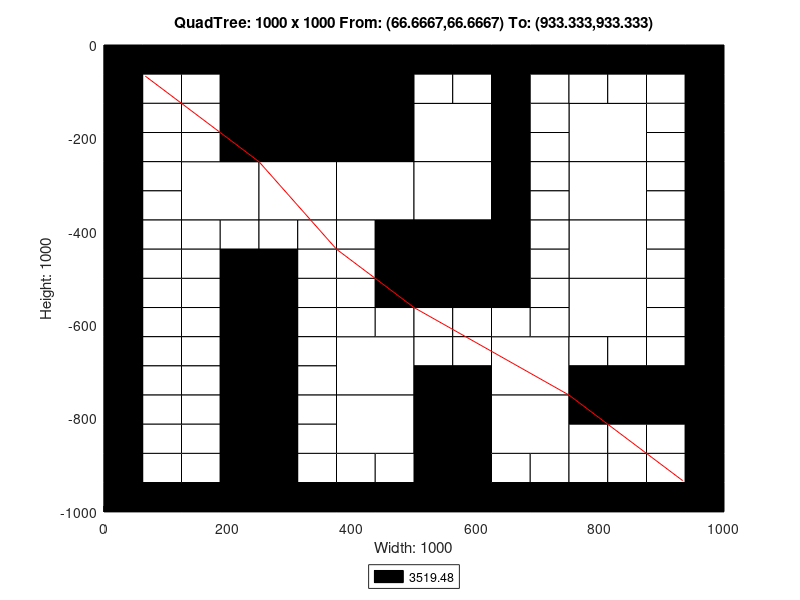

Reproduce this figure in MATLAB.
axis([0 1000 -1000 0]);
title('QuadTree: 1000 x 1000 From: (66.6667,66.6667) To: (933.333,933.333)');
xlabel('Width: 1000');
ylabel('Height: 1000');
rectangle('Position',[250 -250 250 250], 'FaceColor',[0 0 0]);
rectangle('Position',[125 -375 125 125], 'FaceColor',[1 1 1]);
rectangle('Position',[250 -375 125 125], 'FaceColor',[1 1 1]);
rectangle('Position',[375 -375 125 125], 'FaceColor',[1 1 1]);
rectangle('Position',[500 -250 125 125], 'FaceColor',[1 1 1]);
rectangle('Position',[750 -250 125 125], 'FaceColor',[1 1 1]);
rectangle('Position',[500 -375 125 125], 'FaceColor',[1 1 1]);
rectangle('Position',[500 -500 125 125], 'FaceColor',[0 0 0]);
rectangle('Position',[750 -375 125 125], 'FaceColor',[1 1 1]);
rectangle('Position',[750 -500 125 125], 'FaceColor',[1 1 1]);
rectangle('Position',[375 -750 125 125], 'FaceColor',[1 1 1]);
rectangle('Position',[375 -875 125 125], 'FaceColor',[1 1 1]);
rectangle('Position',[625 -750 125 125], 'FaceColor',[1 1 1]);
rectangle('Position',[750 -625 125 125], 'FaceColor',[1 1 1]);
rectangle('Position',[500 -875 125 125], 'FaceColor',[0 0 0]);
rectangle('Position',[625 -875 125 125], 'FaceColor',[1 1 1]);
rectangle('Position',[500 -1000 125 125], 'FaceColor',[0 0 0]);
rectangle('Position',[0 -62.5 62.5 62.5], 'FaceColor',[0 0 0]);
rectangle('Position',[62.5 -62.5 62.5 62.5], 'FaceColor',[0 0 0]);
rectangle('Position',[0 -125 62.5 62.5], 'FaceColor',[0 0 0]);
rectangle('Position',[62.5 -125 62.5 62.5], 'FaceColor',[1 1 1]);
rectangle('Position',[125 -62.5 62.5 62.5], 'FaceColor',[0 0 0]);
rectangle('Position',[187.5 -62.5 62.5 62.5], 'FaceColor',[0 0 0]);
rectangle('Position',[125 -125 62.5 62.5], 'FaceColor',[1 1 1]);
rectangle('Position',[187.5 -125 62.5 62.5], 'FaceColor',[0 0 0]);
rectangle('Position',[0 -187.5 62.5 62.5], 'FaceColor',[0 0 0]);
rectangle('Position',[62.5 -187.5 62.5 62.5], 'FaceColor',[1 1 1]);
rectangle('Position',[0 -250 62.5 62.5], 'FaceColor',[0 0 0]);
rectangle('Position',[62.5 -250 62.5 62.5], 'FaceColor',[1 1 1]);
rectangle('Position',[125 -187.5 62.5 62.5], 'FaceColor',[1 1 1]);
rectangle('Position',[187.5 -187.5 62.5 62.5], 'FaceColor',[0 0 0]);
rectangle('Position',[125 -250 62.5 62.5], 'FaceColor',[1 1 1]);
rectangle('Position',[187.5 -250 62.5 62.5], 'FaceColor',[0 0 0]);
rectangle('Position',[0 -312.5 62.5 62.5], 'FaceColor',[0 0 0]);
rectangle('Position',[62.5 -312.5 62.5 62.5], 'FaceColor',[1 1 1]);
rectangle('Position',[0 -375 62.5 62.5], 'FaceColor',[0 0 0]);
rectangle('Position',[62.5 -375 62.5 62.5], 'FaceColor',[1 1 1]);
rectangle('Position',[0 -437.5 62.5 62.5], 'FaceColor',[0 0 0]);
rectangle('Position',[62.5 -437.5 62.5 62.5], 'FaceColor',[1 1 1]);
rectangle('Position',[0 -500 62.5 62.5], 'FaceColor',[0 0 0]);
rectangle('Position',[62.5 -500 62.5 62.5], 'FaceColor',[1 1 1]);
rectangle('Position',[125 -437.5 62.5 62.5], 'FaceColor',[1 1 1]);
rectangle('Position',[187.5 -437.5 62.5 62.5], 'FaceColor',[1 1 1]);
rectangle('Position',[125 -500 62.5 62.5], 'FaceColor',[1 1 1]);
rectangle('Position',[187.5 -500 62.5 62.5], 'FaceColor',[0 0 0]);
rectangle('Position',[250 -437.5 62.5 62.5], 'FaceColor',[1 1 1]);
rectangle('Position',[312.5 -437.5 62.5 62.5], 'FaceColor',[1 1 1]);
rectangle('Position',[250 -500 62.5 62.5], 'FaceColor',[0 0 0]);
rectangle('Position',[312.5 -500 62.5 62.5], 'FaceColor',[1 1 1]);
rectangle('Position',[375 -437.5 62.5 62.5], 'FaceColor',[1 1 1]);
rectangle('Position',[437.5 -437.5 62.5 62.5], 'FaceColor',[0 0 0]);
rectangle('Position',[375 -500 62.5 62.5], 'FaceColor',[1 1 1]);
rectangle('Position',[437.5 -500 62.5 62.5], 'FaceColor',[0 0 0]);
rectangle('Position',[500 -62.5 62.5 62.5], 'FaceColor',[0 0 0]);
rectangle('Position',[562.5 -62.5 62.5 62.5], 'FaceColor',[0 0 0]);
rectangle('Position',[500 -125 62.5 62.5], 'FaceColor',[1 1 1]);
rectangle('Position',[562.5 -125 62.5 62.5], 'FaceColor',[1 1 1]);
rectangle('Position',[625 -62.5 62.5 62.5], 'FaceColor',[0 0 0]);
rectangle('Position',[687.5 -62.5 62.5 62.5], 'FaceColor',[0 0 0]);
rectangle('Position',[625 -125 62.5 62.5], 'FaceColor',[0 0 0]);
rectangle('Position',[687.5 -125 62.5 62.5], 'FaceColor',[1 1 1]);
rectangle('Position',[625 -187.5 62.5 62.5], 'FaceColor',[0 0 0]);
rectangle('Position',[687.5 -187.5 62.5 62.5], 'FaceColor',[1 1 1]);
rectangle('Position',[625 -250 62.5 62.5], 'FaceColor',[0 0 0]);
rectangle('Position',[687.5 -250 62.5 62.5], 'FaceColor',[1 1 1]);
rectangle('Position',[750 -62.5 62.5 62.5], 'FaceColor',[0 0 0]);
rectangle('Position',[812.5 -62.5 62.5 62.5], 'FaceColor',[0 0 0]);
rectangle('Position',[750 -125 62.5 62.5], 'FaceColor',[1 1 1]);
rectangle('Position',[812.5 -125 62.5 62.5], 'FaceColor',[1 1 1]);
rectangle('Position',[875 -62.5 62.5 62.5], 'FaceColor',[0 0 0]);
rectangle('Position',[937.5 -62.5 62.5 62.5], 'FaceColor',[0 0 0]);
rectangle('Position',[875 -125 62.5 62.5], 'FaceColor',[1 1 1]);
rectangle('Position',[937.5 -125 62.5 62.5], 'FaceColor',[0 0 0]);
rectangle('Position',[875 -187.5 62.5 62.5], 'FaceColor',[1 1 1]);
rectangle('Position',[937.5 -187.5 62.5 62.5], 'FaceColor',[0 0 0]);
rectangle('Position',[875 -250 62.5 62.5], 'FaceColor',[1 1 1]);
rectangle('Position',[937.5 -250 62.5 62.5], 'FaceColor',[0 0 0]);
rectangle('Position',[625 -312.5 62.5 62.5], 'FaceColor',[0 0 0]);
rectangle('Position',[687.5 -312.5 62.5 62.5], 'FaceColor',[1 1 1]);
rectangle('Position',[625 -375 62.5 62.5], 'FaceColor',[0 0 0]);
rectangle('Position',[687.5 -375 62.5 62.5], 'FaceColor',[1 1 1]);
rectangle('Position',[625 -437.5 62.5 62.5], 'FaceColor',[0 0 0]);
rectangle('Position',[687.5 -437.5 62.5 62.5], 'FaceColor',[1 1 1]);
rectangle('Position',[625 -500 62.5 62.5], 'FaceColor',[0 0 0]);
rectangle('Position',[687.5 -500 62.5 62.5], 'FaceColor',[1 1 1]);
rectangle('Position',[875 -312.5 62.5 62.5], 'FaceColor',[1 1 1]);
rectangle('Position',[937.5 -312.5 62.5 62.5], 'FaceColor',[0 0 0]);
rectangle('Position',[875 -375 62.5 62.5], 'FaceColor',[1 1 1]);
rectangle('Position',[937.5 -375 62.5 62.5], 'FaceColor',[0 0 0]);
rectangle('Position',[875 -437.5 62.5 62.5], 'FaceColor',[1 1 1]);
rectangle('Position',[937.5 -437.5 62.5 62.5], 'FaceColor',[0 0 0]);
rectangle('Position',[875 -500 62.5 62.5], 'FaceColor',[1 1 1]);
rectangle('Position',[937.5 -500 62.5 62.5], 'FaceColor',[0 0 0]);
rectangle('Position',[0 -562.5 62.5 62.5], 'FaceColor',[0 0 0]);
rectangle('Position',[62.5 -562.5 62.5 62.5], 'FaceColor',[1 1 1]);
rectangle('Position',[0 -625 62.5 62.5], 'FaceColor',[0 0 0]);
rectangle('Position',[62.5 -625 62.5 62.5], 'FaceColor',[1 1 1]);
rectangle('Position',[125 -562.5 62.5 62.5], 'FaceColor',[1 1 1]);
rectangle('Position',[187.5 -562.5 62.5 62.5], 'FaceColor',[0 0 0]);
rectangle('Position',[125 -625 62.5 62.5], 'FaceColor',[1 1 1]);
rectangle('Position',[187.5 -625 62.5 62.5], 'FaceColor',[0 0 0]);
rectangle('Position',[0 -687.5 62.5 62.5], 'FaceColor',[0 0 0]);
rectangle('Position',[62.5 -687.5 62.5 62.5], 'FaceColor',[1 1 1]);
rectangle('Position',[0 -750 62.5 62.5], 'FaceColor',[0 0 0]);
rectangle('Position',[62.5 -750 62.5 62.5], 'FaceColor',[1 1 1]);
rectangle('Position',[125 -687.5 62.5 62.5], 'FaceColor',[1 1 1]);
rectangle('Position',[187.5 -687.5 62.5 62.5], 'FaceColor',[0 0 0]);
rectangle('Position',[125 -750 62.5 62.5], 'FaceColor',[1 1 1]);
rectangle('Position',[187.5 -750 62.5 62.5], 'FaceColor',[0 0 0]);
rectangle('Position',[250 -562.5 62.5 62.5], 'FaceColor',[0 0 0]);
rectangle('Position',[312.5 -562.5 62.5 62.5], 'FaceColor',[1 1 1]);
rectangle('Position',[250 -625 62.5 62.5], 'FaceColor',[0 0 0]);
rectangle('Position',[312.5 -625 62.5 62.5], 'FaceColor',[1 1 1]);
rectangle('Position',[375 -562.5 62.5 62.5], 'FaceColor',[1 1 1]);
rectangle('Position',[437.5 -562.5 62.5 62.5], 'FaceColor',[0 0 0]);
rectangle('Position',[375 -625 62.5 62.5], 'FaceColor',[1 1 1]);
rectangle('Position',[437.5 -625 62.5 62.5], 'FaceColor',[1 1 1]);
rectangle('Position',[250 -687.5 62.5 62.5], 'FaceColor',[0 0 0]);
rectangle('Position',[312.5 -687.5 62.5 62.5], 'FaceColor',[1 1 1]);
rectangle('Position',[250 -750 62.5 62.5], 'FaceColor',[0 0 0]);
rectangle('Position',[312.5 -750 62.5 62.5], 'FaceColor',[1 1 1]);
rectangle('Position',[0 -812.5 62.5 62.5], 'FaceColor',[0 0 0]);
rectangle('Position',[62.5 -812.5 62.5 62.5], 'FaceColor',[1 1 1]);
rectangle('Position',[0 -875 62.5 62.5], 'FaceColor',[0 0 0]);
rectangle('Position',[62.5 -875 62.5 62.5], 'FaceColor',[1 1 1]);
rectangle('Position',[125 -812.5 62.5 62.5], 'FaceColor',[1 1 1]);
rectangle('Position',[187.5 -812.5 62.5 62.5], 'FaceColor',[0 0 0]);
rectangle('Position',[125 -875 62.5 62.5], 'FaceColor',[1 1 1]);
rectangle('Position',[187.5 -875 62.5 62.5], 'FaceColor',[0 0 0]);
rectangle('Position',[0 -937.5 62.5 62.5], 'FaceColor',[0 0 0]);
rectangle('Position',[62.5 -937.5 62.5 62.5], 'FaceColor',[1 1 1]);
rectangle('Position',[0 -1000 62.5 62.5], 'FaceColor',[0 0 0]);
rectangle('Position',[62.5 -1000 62.5 62.5], 'FaceColor',[0 0 0]);
rectangle('Position',[125 -937.5 62.5 62.5], 'FaceColor',[1 1 1]);
rectangle('Position',[187.5 -937.5 62.5 62.5], 'FaceColor',[0 0 0]);
rectangle('Position',[125 -1000 62.5 62.5], 'FaceColor',[0 0 0]);
rectangle('Position',[187.5 -1000 62.5 62.5], 'FaceColor',[0 0 0]);
rectangle('Position',[250 -812.5 62.5 62.5], 'FaceColor',[0 0 0]);
rectangle('Position',[312.5 -812.5 62.5 62.5], 'FaceColor',[1 1 1]);
rectangle('Position',[250 -875 62.5 62.5], 'FaceColor',[0 0 0]);
rectangle('Position',[312.5 -875 62.5 62.5], 'FaceColor',[1 1 1]);
rectangle('Position',[250 -937.5 62.5 62.5], 'FaceColor',[0 0 0]);
rectangle('Position',[312.5 -937.5 62.5 62.5], 'FaceColor',[1 1 1]);
rectangle('Position',[250 -1000 62.5 62.5], 'FaceColor',[0 0 0]);
rectangle('Position',[312.5 -1000 62.5 62.5], 'FaceColor',[0 0 0]);
rectangle('Position',[375 -937.5 62.5 62.5], 'FaceColor',[1 1 1]);
rectangle('Position',[437.5 -937.5 62.5 62.5], 'FaceColor',[1 1 1]);
rectangle('Position',[375 -1000 62.5 62.5], 'FaceColor',[0 0 0]);
rectangle('Position',[437.5 -1000 62.5 62.5], 'FaceColor',[0 0 0]);
rectangle('Position',[500 -562.5 62.5 62.5], 'FaceColor',[0 0 0]);
rectangle('Position',[562.5 -562.5 62.5 62.5], 'FaceColor',[0 0 0]);
rectangle('Position',[500 -625 62.5 62.5], 'FaceColor',[1 1 1]);
rectangle('Position',[562.5 -625 62.5 62.5], 'FaceColor',[1 1 1]);
rectangle('Position',[625 -562.5 62.5 62.5], 'FaceColor',[0 0 0]);
rectangle('Position',[687.5 -562.5 62.5 62.5], 'FaceColor',[1 1 1]);
rectangle('Position',[625 -625 62.5 62.5], 'FaceColor',[1 1 1]);
rectangle('Position',[687.5 -625 62.5 62.5], 'FaceColor',[1 1 1]);
rectangle('Position',[500 -687.5 62.5 62.5], 'FaceColor',[1 1 1]);
rectangle('Position',[562.5 -687.5 62.5 62.5], 'FaceColor',[1 1 1]);
rectangle('Position',[500 -750 62.5 62.5], 'FaceColor',[0 0 0]);
rectangle('Position',[562.5 -750 62.5 62.5], 'FaceColor',[0 0 0]);
rectangle('Position',[875 -562.5 62.5 62.5], 'FaceColor',[1 1 1]);
rectangle('Position',[937.5 -562.5 62.5 62.5], 'FaceColor',[0 0 0]);
rectangle('Position',[875 -625 62.5 62.5], 'FaceColor',[1 1 1]);
rectangle('Position',[937.5 -625 62.5 62.5], 'FaceColor',[0 0 0]);
rectangle('Position',[750 -687.5 62.5 62.5], 'FaceColor',[1 1 1]);
rectangle('Position',[812.5 -687.5 62.5 62.5], 'FaceColor',[1 1 1]);
rectangle('Position',[750 -750 62.5 62.5], 'FaceColor',[0 0 0]);
rectangle('Position',[812.5 -750 62.5 62.5], 'FaceColor',[0 0 0]);
rectangle('Position',[875 -687.5 62.5 62.5], 'FaceColor',[1 1 1]);
rectangle('Position',[937.5 -687.5 62.5 62.5], 'FaceColor',[0 0 0]);
rectangle('Position',[875 -750 62.5 62.5], 'FaceColor',[0 0 0]);
rectangle('Position',[937.5 -750 62.5 62.5], 'FaceColor',[0 0 0]);
rectangle('Position',[625 -937.5 62.5 62.5], 'FaceColor',[1 1 1]);
rectangle('Position',[687.5 -937.5 62.5 62.5], 'FaceColor',[1 1 1]);
rectangle('Position',[625 -1000 62.5 62.5], 'FaceColor',[0 0 0]);
rectangle('Position',[687.5 -1000 62.5 62.5], 'FaceColor',[0 0 0]);
rectangle('Position',[750 -812.5 62.5 62.5], 'FaceColor',[0 0 0]);
rectangle('Position',[812.5 -812.5 62.5 62.5], 'FaceColor',[0 0 0]);
rectangle('Position',[750 -875 62.5 62.5], 'FaceColor',[1 1 1]);
rectangle('Position',[812.5 -875 62.5 62.5], 'FaceColor',[1 1 1]);
rectangle('Position',[875 -812.5 62.5 62.5], 'FaceColor',[0 0 0]);
rectangle('Position',[937.5 -812.5 62.5 62.5], 'FaceColor',[0 0 0]);
rectangle('Position',[875 -875 62.5 62.5], 'FaceColor',[1 1 1]);
rectangle('Position',[937.5 -875 62.5 62.5], 'FaceColor',[0 0 0]);
rectangle('Position',[750 -937.5 62.5 62.5], 'FaceColor',[1 1 1]);
rectangle('Position',[812.5 -937.5 62.5 62.5], 'FaceColor',[1 1 1]);
rectangle('Position',[750 -1000 62.5 62.5], 'FaceColor',[0 0 0]);
rectangle('Position',[812.5 -1000 62.5 62.5], 'FaceColor',[0 0 0]);
rectangle('Position',[875 -937.5 62.5 62.5], 'FaceColor',[1 1 1]);
rectangle('Position',[937.5 -937.5 62.5 62.5], 'FaceColor',[0 0 0]);
rectangle('Position',[875 -1000 62.5 62.5], 'FaceColor',[0 0 0]);
rectangle('Position',[937.5 -1000 62.5 62.5], 'FaceColor',[0 0 0]);
X=[933.333,933.333,812.5,812.5,750,750,500,500,500,437.5,375,375,250,250,187.5,125,125,66.6667];
Y=[-933.333,-933.333,-812.5,-812.5,-750,-750,-562.5,-562.5,-562.5,-500,-437.5,-437.5,-250,-250,-187.5,-125,-125,-66.6667];
hold on;
plot(X,Y,'r');
legend('3519.48','Location','southoutside');
